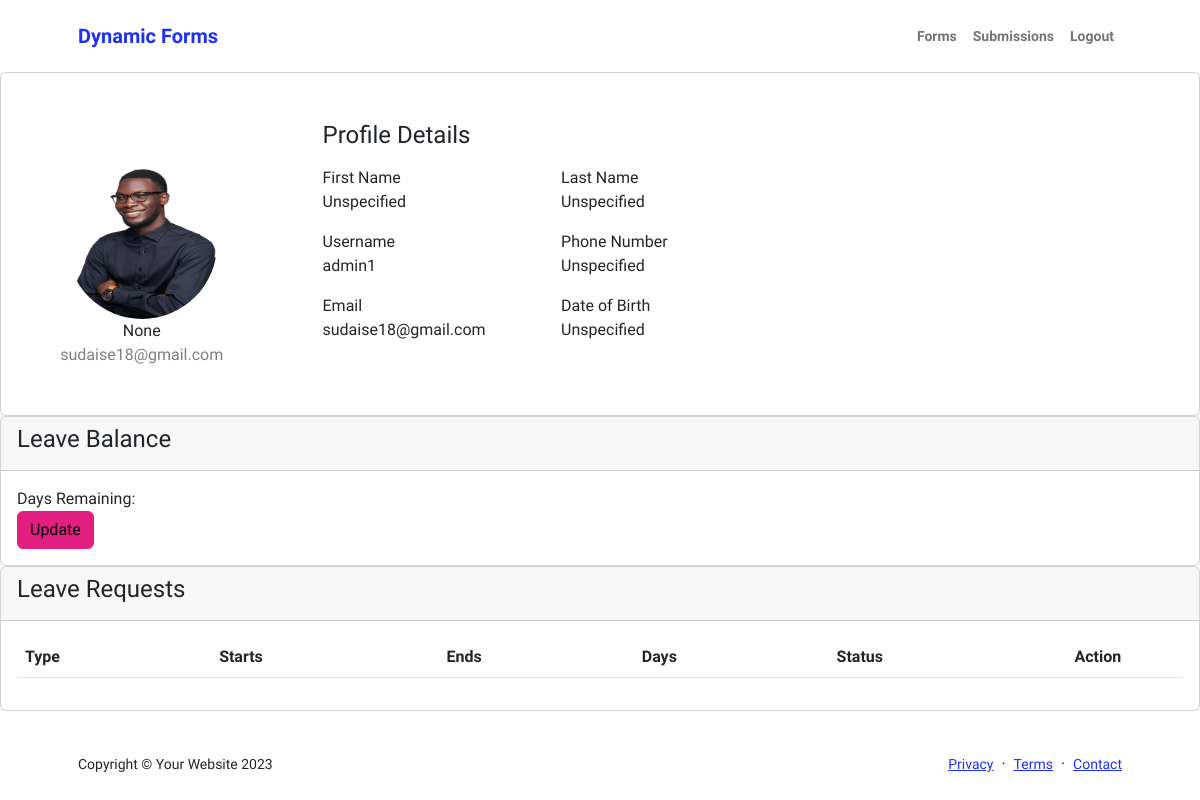
Screenshot of /accounts/users/2/ (signed in) with the database file from the repository.
### accounts/models.py (models this page shows, shortened)
class MyUser(AbstractBaseUser):
    STATUS_CHOICES = [
        ('full-time', 'Full-time'),
        ('intern', 'Intern'),
        ('attachee', 'Attachee'),
    ]
    first_name = models.CharField(max_length=30,null=True)
    last_name = models.CharField(max_length=30,null=True)
    username = models.CharField(max_length=30,null=True)
    email = models.EmailField(unique=True)
    dob = models.DateField(verbose_name="date of birth",null=True)
    phone = models.CharField(max_length=10, null=True)
    image = models.ImageField(upload_to='images/', null=True)
    is_staff = models.BooleanField(default=False)
    is_superuser = models.BooleanField(default=False)
    is_active = models.BooleanField(default=True)
    is_manager = models.BooleanField(default=False)
    groups = models.ManyToManyField(Group, blank=True)
    user_permissions = models.ManyToManyField(Permission, blank=True)
    department = models.ForeignKey(Department, on_delete=models.SET_NULL, null=True)
    arrangement = models.CharField(max_length=50, choices=STATUS_CHOICES,default='full-time')
    USERNAME_FIELD = 'email'
    REQUIRED_FIELDS = ['first_name', 'last_name', 'dob']
    objects = MyUserManager()
    class Meta:
        managed = True
        verbose_name = 'User Profile'
        verbose_name_plural = 'User Profiles'

### accounts/views.py (the view)
# urls.py: path('users/<int:pk>/', UsersDetailView.as_view(), name='user_detail'),
class UsersDetailView(LoginRequiredMixin, DetailView):
    model = MyUser
    template_name = 'user_detail.html'

### accounts/templates/user_detail.html (shortened to what this page needs)
{% extends 'base.html' %}
{% load static %}
{% block content %}
  <div class="card">
    <div class="row">
      <div class="col-md-3 border-right">
        <div class="d-flex flex-column align-items-center text-center p-3 py-5">
          <img class="rounded-circle mt-5"
            width="150px"
            height="150px"
            src="{% if object.image %}
              {{ object.image.url }}
            {% else %}
              {% static 'assets/img/profile.png' %}
            {% endif %}" />
          <span class="font-weight-bold">{{ object.first_name }}</span>
          <span class="text-black-50">{{ object.email }}</span>
        </div>
      </div>
      <div class="col-md-5 border-right">
        <div class="p-3 py-5">
          <div class="d-flex justify-content-between align-items-center mb-2">
            <h4 class="text-right">Profile Details</h4>
          </div>
          <div class="row mt-2">
            <div class="col-md-6">
              <label class="labels">First Name</label>
              <p class="form-control-static">{{ object.first_name|default:'Unspecified' }}</p>
            </div>
            <div class="col-md-6">
              <label class="labels">Last Name</label>
              <p class="form-control-static">{{ object.last_name|default:'Unspecified' }}</p>
            </div>
            <div class="col-md-6">
              <label class="labels">Username</label>
              <p class="form-control-static">{{ object.username|default:'Unspecified' }}</p>
            </div>
            <div class="col-md-6">
              <label class="labels">Phone Number</label>
              <p class="form-control-static">{{ object.phone|default:'Unspecified' }}</p>
            </div>
            <div class="col-md-6">
              <label class="labels">Email</label>
              <p class="form-control-static">{{ object.email|default:'Unspecified' }}</p>
            </div>
            <div class="col-md-6">
              <label class="labels">Date of Birth</label>
              <p class="form-control-static">{{ object.dob|default:'Unspecified' }}</p>
            </div>
          </div>
        </div>
      </div>
    </div>
  </div>
  <div class="card">
    <div class="card-header">
      <h4 class="card-title">Leave Balance</h4>
    </div>
    <div class="card-body">
      <div>Days Remaining: {{ object.leave_balance.leave_balance }}</div>
      <div>
        <a href="{% url 'leave_balance_update' object.leave_balance.id %}" class="btn btn-secondary">Update</a>
      </div>
    </div>
  </div>
  <div class="card">
    <div class="card-header">
      <div class="d-flex align-items-center">
        <h4 class="card-title">Leave Requests</h4>
      </div>
    </div>
    <div class="card-body">
      <div class="table-responsive">
        <table id="add-row" class="display table table-striped table-hover">
          <thead>
            <tr>
              <th>Type</th>
              <th>Starts</th>
              <th>Ends</th>
              <th>Days</th>
              <th>Status</th>
              <th style="width: 10%">Action</th>
            </tr>
          </thead>
        </table>
      </div>
    </div>
  </div>
{% endblock %}

### rows the page displays
MyUser: first_name "None", email "sudaise18@gmail.com", first_name "Unspecified", last_name "Unspecified", username "admin1", phone "Unspecified", dob "Unspecified"
